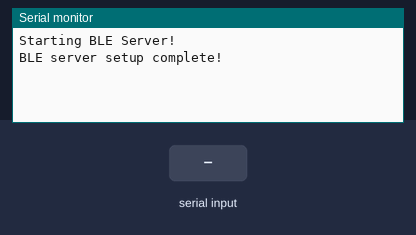
The sketch below on a simulated ESP32. Parts: the last lines printed to the serial monitor. Inputs (shaded band) come from the test bench. Nothing arrives over Bluetooth unless stated; a phone connects over Bluetooth LE 3 s after start.

Above: at 1.2 s.
1.3 s: "1\n" received over Serial
At 2.1 s:
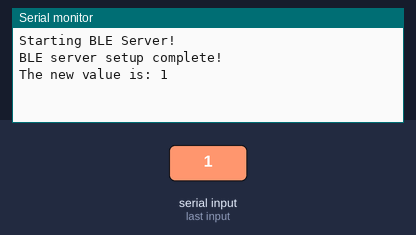
2.8 s: "0\n" received over Serial
At 3.3 s:
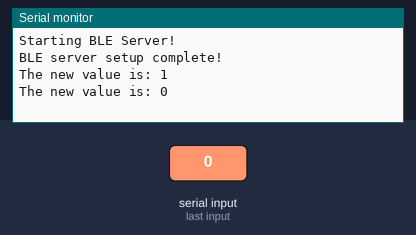
4.3 s: "2\n" received over Serial
At 5.8 s:
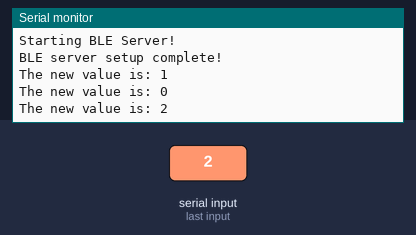

The sketch:

sketch_feb15a.ino
```cpp
#include <BLEDevice.h>
#include <BLEUtils.h>
#include <BLEServer.h>

// Define UUIDs for the original service and characteristic
#define SERVICE_UUID "4fafc201-1fb5-459e-8fcc-c5c9c331914b"
#define CHARACTERISTIC_UUID "beb5483e-36e1-4688-b7f5-ea07361b26a8"

// Define UUIDs for the new service and characteristic
#define NEW_SERVICE_UUID "b5a8a4a4-ad25-11ed-afa1-0242ac120002" //uid generatörden generate edilen  custom uniqie ID
#define NEW_CHARACTERISTIC_UUID "c12038c4-ad25-11ed-afa1-0242ac120002" //uid generatörden generate edilen  custom uniqie ID


BLEServer *pServer;  //server ve characteristic tanımlamaları
BLEService *pService;
BLECharacteristic *pCharacteristic;
BLEService *pNewService;
BLECharacteristic *pNewCharacteristic;

int hexValue = 0x71;  // başlangıçtaki değişken değeri
int lastInput = 0; //son inputu saklamak için kullanılan değişken
void setup()
{
  Serial.begin(115200);  //serial vereceğim inputlar için
  Serial.println("Starting BLE Server!");

  // Initialize the BLE device and create the server
  BLEDevice::init("ESP32-BLE-Server"); //device ismi
  pServer = BLEDevice::createServer(); //kütüphane fonksiyonu kullanılarak server başlatıluıyor

  // Create the original service and characteristic
  pService = pServer->createService(SERVICE_UUID);  // service oluşturuldu
  pCharacteristic = pService->createCharacteristic(  //oluşturulan servis altında characteristic oluşturuldu
                                         CHARACTERISTIC_UUID,  // unique ıd verildi
                                         BLECharacteristic::PROPERTY_READ | //read özelliği verildi
                                         BLECharacteristic::PROPERTY_WRITE  //write özelliği verildi
                                       );
  pCharacteristic->setValue("Hello, World!");
  pService->start();  //konfigürasyonları yapılan service başlatılıyor

  // Create the new service and characteristic
  pNewService = pServer->createService(NEW_SERVICE_UUID); //  service oluşturuldu
  pNewCharacteristic = pNewService->createCharacteristic( //oluşturulan servis altında characteristic oluşturuldu
                                          NEW_CHARACTERISTIC_UUID,  // unique ıd verildi
                                          BLECharacteristic::PROPERTY_READ | //read özelliği verildi
                                          BLECharacteristic::PROPERTY_WRITE  //write özelliği verildi
                                       );
  pNewCharacteristic->setValue(hexValue);  //Değişken değeri atandı
  pNewService->start();

  //advertising konfigürasyonları
  BLEAdvertising *pAdvertising = BLEDevice::getAdvertising();  //BLEDevice::getAdvertising() çağrısı, reklam verilerini yönetmek için bir BLEAdvertising nesnesi oluşturur
  pAdvertising->addServiceUUID(SERVICE_UUID);
  pAdvertising->addServiceUUID(NEW_SERVICE_UUID);
  pAdvertising->setScanResponse(true); //scanlenebilir bir advertise oluşturuldu
  pAdvertising->setMinPreferred(0x06);  //pAdvertising->setMinPreferred() metodu, reklam paketlerinin iki farklı türde boyutu belirleyen bir yöntemdir.
  pAdvertising->setMinPreferred(0x12); //setMinPreferred() metoduna iki parametre verilmelidir, bunlar minimum ve maksimum boyutlar (byte cinsinden) sırasıyla.
  BLEDevice::startAdvertising();

  Serial.println("BLE server setup complete!");
}

void loop(){ //loop kısmında 2. servicenin  serialden verilen değişkeni saklaması için yazılmıştır.
  // Wait for user input
  while (Serial.available() <= 0) { //serialden gelen ver boyutu 0'dan büyük ise
    delay(50);
  }

  // Read user input and set it as the value of the new characteristic
  String inputString = Serial.readStringUntil('\n');
  pNewCharacteristic->setValue(inputString.c_str());

  Serial.print("The new value is: ");
  Serial.println(inputString);
}

  // Read the value of the original characteristic
  //std::string value = pCharacteristic->getValue();
  //Serial.print("The original characteristic value is: ");
  //Serial.println(value.c_str());

  // Read the value of the new characteristic
  //std::string newValue = pNewCharacteristic->getValue();
  //Serial.print("The new characteristic value is: ");
  //Serial.println(newValue.c_str());

  // Check if there is any incoming data from the serial port
  //if (Serial.available() > 0) {
    // Read the incoming byte and set the new characteristic value
    //int incomingByte = Serial.read();
    //lastInput = incomingByte;
    //pNewCharacteristic->setValue(lastInput);
     // set lastInput to incomingByte
    //Serial.print("New characteristic value set to: ");
    //Serial.println(lastInput, HEX);
   // delay(1000);}}
```

Measured:
- after the input at 1.3 s, the serial monitor: prints a new line at once (image 1)
- after the input at 2.8 s, the serial monitor: prints a new line at once (image 2)
- after the input at 4.3 s, the serial monitor: prints a new line at once (image 3)
